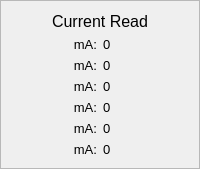
    <widget class="QFrame" name="curRead">
     <property name="sizePolicy">
      <sizepolicy hsizetype="Minimum" vsizetype="Preferred">
       <horstretch>0</horstretch>
       <verstretch>0</verstretch>
      </sizepolicy>
     </property>
     <property name="baseSize">
      <size>
       <width>0</width>
       <height>0</height>
      </size>
     </property>
     <property name="frameShape">
      <enum>QFrame::StyledPanel</enum>
     </property>
     <property name="frameShadow">
      <enum>QFrame::Sunken</enum>
     </property>
     <property name="lineWidth">
      <number>2</number>
     </property>
     <layout class="QVBoxLayout" name="verticalLayout_14" stretch="0,0">
      <item>
       <widget class="QLabel" name="label_6">
        <property name="sizePolicy">
         <sizepolicy hsizetype="Minimum" vsizetype="Preferred">
          <horstretch>0</horstretch>
          <verstretch>0</verstretch>
         </sizepolicy>
        </property>
        <property name="font">
         <font>
          <pointsize>12</pointsize>
         </font>
        </property>
        <property name="text">
         <string>Current Read</string>
        </property>
        <property name="alignment">
         <set>Qt::AlignCenter</set>
        </property>
       </widget>
      </item>
      <item>
       <layout class="QHBoxLayout" name="horizontalLayout_9">
        <property name="spacing">
            <number>6</number>
        </property>
        <item>
         <layout class="QVBoxLayout" name="verticalLayout_10">
          <item>
           <widget class="QLabel" name="ma1">
            <property name="enabled">
             <bool>true</bool>
            </property>
            <property name="sizePolicy">
             <sizepolicy hsizetype="Minimum" vsizetype="Fixed">
              <horstretch>0</horstretch>
              <verstretch>0</verstretch>
             </sizepolicy>
            </property>
            <property name="font">
             <font>
              <pointsize>10</pointsize>
             </font>
            </property>
            <property name="text">
             <string>mA:</string>
            </property>
            <property name="alignment">
             <set>Qt::AlignRight|Qt::AlignTrailing|Qt::AlignVCenter</set>
            </property>
           </widget>
          </item>
          <item>
           <widget class="QLabel" name="ma2">
            <property name="enabled">
             <bool>true</bool>
            </property>
            <property name="sizePolicy">
             <sizepolicy hsizetype="Minimum" vsizetype="Fixed">
              <horstretch>0</horstretch>
              <verstretch>0</verstretch>
             </sizepolicy>
            </property>
            <property name="font">
             <font>
              <pointsize>10</pointsize>
             </font>
            </property>
            <property name="text">
             <string>mA:</string>
            </property>
            <property name="alignment">
             <set>Qt::AlignRight|Qt::AlignTrailing|Qt::AlignVCenter</set>
            </property>
           </widget>
          </item>
          <item>
           <widget class="QLabel" name="ma3">
            <property name="sizePolicy">
             <sizepolicy hsizetype="Minimum" vsizetype="Fixed">
              <horstretch>0</horstretch>
              <verstretch>0</verstretch>
             </sizepolicy>
            </property>
            <property name="font">
             <font>
              <pointsize>10</pointsize>
             </font>
            </property>
            <property name="text">
             <string>mA:</string>
            </property>
            <property name="alignment">
             <set>Qt::AlignRight|Qt::AlignTrailing|Qt::AlignVCenter</set>
            </property>
           </widget>
          </item>
          <item>
           <widget class="QLabel" name="ma4">
            <property name="sizePolicy">
             <sizepolicy hsizetype="Minimum" vsizetype="Fixed">
              <horstretch>0</horstretch>
              <verstretch>0</verstretch>
             </sizepolicy>
            </property>
            <property name="font">
             <font>
              <pointsize>10</pointsize>
             </font>
            </property>
            <property name="text">
             <string>mA:</string>
            </property>
            <property name="alignment">
             <set>Qt::AlignRight|Qt::AlignTrailing|Qt::AlignVCenter</set>
            </property>
           </widget>
          </item>
          <item>
           <widget class="QLabel" name="ma5">
            <property name="sizePolicy">
             <sizepolicy hsizetype="Minimum" vsizetype="Fixed">
              <horstretch>0</horstretch>
              <verstretch>0</verstretch>
             </sizepolicy>
            </property>
            <property name="font">
             <font>
              <pointsize>10</pointsize>
             </font>
            </property>
            <property name="text">
             <string>mA:</string>
            </property>
            <property name="alignment">
             <set>Qt::AlignRight|Qt::AlignTrailing|Qt::AlignVCenter</set>
            </property>
           </widget>
          </item>
          <item>
           <widget class="QLabel" name="ma6">
            <property name="sizePolicy">
             <sizepolicy hsizetype="Minimum" vsizetype="Fixed">
              <horstretch>0</horstretch>
              <verstretch>0</verstretch>
             </sizepolicy>
            </property>
            <property name="font">
             <font>
              <pointsize>10</pointsize>
             </font>
            </property>
            <property name="text">
             <string>mA:</string>
            </property>
            <property name="alignment">
             <set>Qt::AlignRight|Qt::AlignTrailing|Qt::AlignVCenter</set>
            </property>
           </widget>
          </item>
         </layout>
        </item>
        <item>
         <layout class="QVBoxLayout" name="verticalLayout_13">
          <property name="sizeConstraint">
           <enum>QLayout::SetDefaultConstraint</enum>
          </property>
          <item>
           <widget class="QLabel" name="mA1">
            <property name="sizePolicy">
             <sizepolicy hsizetype="Minimum" vsizetype="Fixed">
              <horstretch>0</horstretch>
              <verstretch>0</verstretch>
             </sizepolicy>
            </property>
            <property name="font">
             <font>
              <pointsize>10</pointsize>
             </font>
            </property>
            <property name="text">
             <string>0</string>
            </property>
            <property name="alignment">
             <set>Qt::AlignLeading|Qt::AlignLeft|Qt::AlignVCenter</set>
            </property>
           </widget>
          </item>
          <item>
           <widget class="QLabel" name="mA2">
            <property name="sizePolicy">
             <sizepolicy hsizetype="Minimum" vsizetype="Fixed">
              <horstretch>0</horstretch>
              <verstretch>0</verstretch>
             </sizepolicy>
            </property>
            <property name="font">
             <font>
              <pointsize>10</pointsize>
             </font>
            </property>
            <property name="text">
             <string>0</string>
            </property>
            <property name="alignment">
             <set>Qt::AlignLeading|Qt::AlignLeft|Qt::AlignVCenter</set>
            </property>
           </widget>
          </item>
          <item>
           <widget class="QLabel" name="mA3">
            <property name="sizePolicy">
             <sizepolicy hsizetype="Minimum" vsizetype="Fixed">
              <horstretch>0</horstretch>
              <verstretch>0</verstretch>
             </sizepolicy>
            </property>
            <property name="font">
             <font>
              <pointsize>10</pointsize>
             </font>
            </property>
            <property name="text">
             <string>0</string>
            </property>
            <property name="alignment">
             <set>Qt::AlignLeading|Qt::AlignLeft|Qt::AlignVCenter</set>
            </property>
           </widget>
          </item>
          <item>
           <widget class="QLabel" name="mA4">
            <property name="sizePolicy">
             <sizepolicy hsizetype="Minimum" vsizetype="Fixed">
              <horstretch>0</horstretch>
              <verstretch>0</verstretch>
             </sizepolicy>
            </property>
            <property name="font">
             <font>
              <pointsize>10</pointsize>
             </font>
            </property>
            <property name="text">
             <string>0</string>
            </property>
            <property name="alignment">
             <set>Qt::AlignLeading|Qt::AlignLeft|Qt::AlignVCenter</set>
            </property>
           </widget>
          </item>
          <item>
           <widget class="QLabel" name="mA5">
            <property name="sizePolicy">
             <sizepolicy hsizetype="Minimum" vsizetype="Fixed">
              <horstretch>0</horstretch>
              <verstretch>0</verstretch>
             </sizepolicy>
            </property>
            <property name="font">
             <font>
              <pointsize>10</pointsize>
             </font>
            </property>
            <property name="text">
             <string>0</string>
            </property>
            <property name="alignment">
             <set>Qt::AlignLeading|Qt::AlignLeft|Qt::AlignVCenter</set>
            </property>
           </widget>
          </item>
          <item>
           <widget class="QLabel" name="mA6">
            <property name="sizePolicy">
             <sizepolicy hsizetype="Minimum" vsizetype="Fixed">
              <horstretch>0</horstretch>
              <verstretch>0</verstretch>
             </sizepolicy>
            </property>
            <property name="font">
             <font>
              <pointsize>10</pointsize>
             </font>
            </property>
            <property name="text">
             <string>0</string>
            </property>
            <property name="alignment">
             <set>Qt::AlignLeading|Qt::AlignLeft|Qt::AlignVCenter</set>
            </property>
           </widget>
          </item>
         </layout>
        </item>
       </layout>
      </item>
     </layout>
    </widget>
